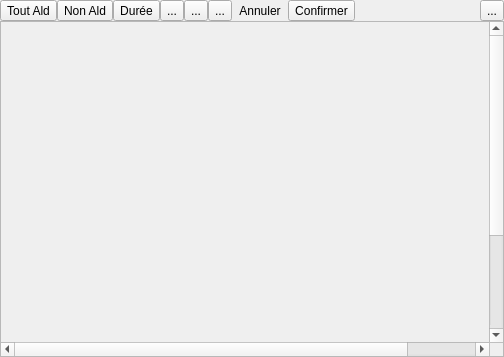
       <widget class="QWidget" name="tab_Prescription">
        <attribute name="title">
         <string>Prescription</string>
        </attribute>
        <layout class="QGridLayout" name="gridLayout_19">
         <property name="leftMargin">
          <number>0</number>
         </property>
         <property name="topMargin">
          <number>0</number>
         </property>
         <property name="rightMargin">
          <number>0</number>
         </property>
         <property name="bottomMargin">
          <number>0</number>
         </property>
         <property name="spacing">
          <number>0</number>
         </property>
         <item row="0" column="0">
          <layout class="QGridLayout" name="gridLayout_18">
           <item row="0" column="0">
            <widget class="QToolButton" name="toolButton_tout_Ald">
             <property name="toolTip">
              <string>Tout mettre en non ALD</string>
             </property>
             <property name="text">
              <string>Tout Ald</string>
             </property>
            </widget>
           </item>
           <item row="0" column="4">
            <widget class="QToolButton" name="toolButton_zoomUp">
             <property name="toolTip">
              <string>Augmenter la hauteur des boîtes de prescription</string>
             </property>
             <property name="text">
              <string>...</string>
             </property>
             <property name="autoRaise">
              <bool>false</bool>
             </property>
            </widget>
           </item>
           <item row="0" column="5">
            <widget class="QToolButton" name="toolButton_zoomDw">
             <property name="toolTip">
              <string>Diminuer la hauteur des boîtes de prescription</string>
             </property>
             <property name="text">
              <string>...</string>
             </property>
            </widget>
           </item>
           <item row="0" column="10">
            <widget class="QToolButton" name="toolButton_Help">
             <property name="toolTip">
              <string>Afficher l'aide en ligne et les informations de ce logiciel</string>
             </property>
             <property name="text">
              <string>...</string>
             </property>
            </widget>
           </item>
           <item row="0" column="3">
            <widget class="QToolButton" name="toolButton_erase_All">
             <property name="toolTip">
              <string>Effacer toute l'ordonnance</string>
             </property>
             <property name="text">
              <string>...</string>
             </property>
            </widget>
           </item>
           <item row="0" column="1">
            <widget class="QToolButton" name="toolButton_non_Ald">
             <property name="sizePolicy">
              <sizepolicy hsizetype="Fixed" vsizetype="Fixed">
               <horstretch>0</horstretch>
               <verstretch>0</verstretch>
              </sizepolicy>
             </property>
             <property name="toolTip">
              <string>Tout mettre en ALD</string>
             </property>
             <property name="text">
              <string>Non Ald</string>
             </property>
            </widget>
           </item>
           <item row="0" column="7">
            <widget class="QToolButton" name="toolButton_Annuler">
             <property name="sizePolicy">
              <sizepolicy hsizetype="Fixed" vsizetype="Fixed">
               <horstretch>0</horstretch>
               <verstretch>0</verstretch>
              </sizepolicy>
             </property>
             <property name="toolTip">
              <string>Quitter et annuler toutes les modifications</string>
             </property>
             <property name="text">
              <string>Annuler</string>
             </property>
             <property name="autoRaise">
              <bool>true</bool>
             </property>
            </widget>
           </item>
           <item row="0" column="8">
            <widget class="QToolButton" name="toolButton_Ok">
             <property name="sizePolicy">
              <sizepolicy hsizetype="Fixed" vsizetype="Fixed">
               <horstretch>0</horstretch>
               <verstretch>0</verstretch>
              </sizepolicy>
             </property>
             <property name="toolTip">
              <string>Quitter et confirmer cette prescription</string>
             </property>
             <property name="text">
              <string>Confirmer</string>
             </property>
             <property name="checkable">
              <bool>false</bool>
             </property>
             <property name="toolButtonStyle">
              <enum>Qt::ToolButtonFollowStyle</enum>
             </property>
             <property name="autoRaise">
              <bool>false</bool>
             </property>
             <property name="arrowType">
              <enum>Qt::NoArrow</enum>
             </property>
            </widget>
           </item>
           <item row="0" column="2">
            <widget class="QToolButton" name="toolButton_Duration">
             <property name="sizePolicy">
              <sizepolicy hsizetype="Fixed" vsizetype="Fixed">
               <horstretch>0</horstretch>
               <verstretch>0</verstretch>
              </sizepolicy>
             </property>
             <property name="text">
              <string>Durée</string>
             </property>
            </widget>
           </item>
           <item row="0" column="9">
            <spacer name="horizontalSpacer_2">
             <property name="orientation">
              <enum>Qt::Horizontal</enum>
             </property>
             <property name="sizeHint" stdset="0">
              <size>
               <width>40</width>
               <height>20</height>
              </size>
             </property>
            </spacer>
           </item>
          </layout>
         </item>
         <item row="1" column="0">
          <widget class="QScrollArea" name="scrollArea_Prescription">
           <property name="acceptDrops">
            <bool>true</bool>
           </property>
           <property name="verticalScrollBarPolicy">
            <enum>Qt::ScrollBarAsNeeded</enum>
           </property>
           <property name="horizontalScrollBarPolicy">
            <enum>Qt::ScrollBarAsNeeded</enum>
           </property>
           <property name="widgetResizable">
            <bool>false</bool>
           </property>
           <widget class="QWidget" name="scrollAreaWidgetContents">
            <property name="geometry">
             <rect>
              <x>0</x>
              <y>0</y>
              <width>572</width>
              <height>468</height>
             </rect>
            </property>
           </widget>
          </widget>
         </item>
        </layout>
       </widget>
